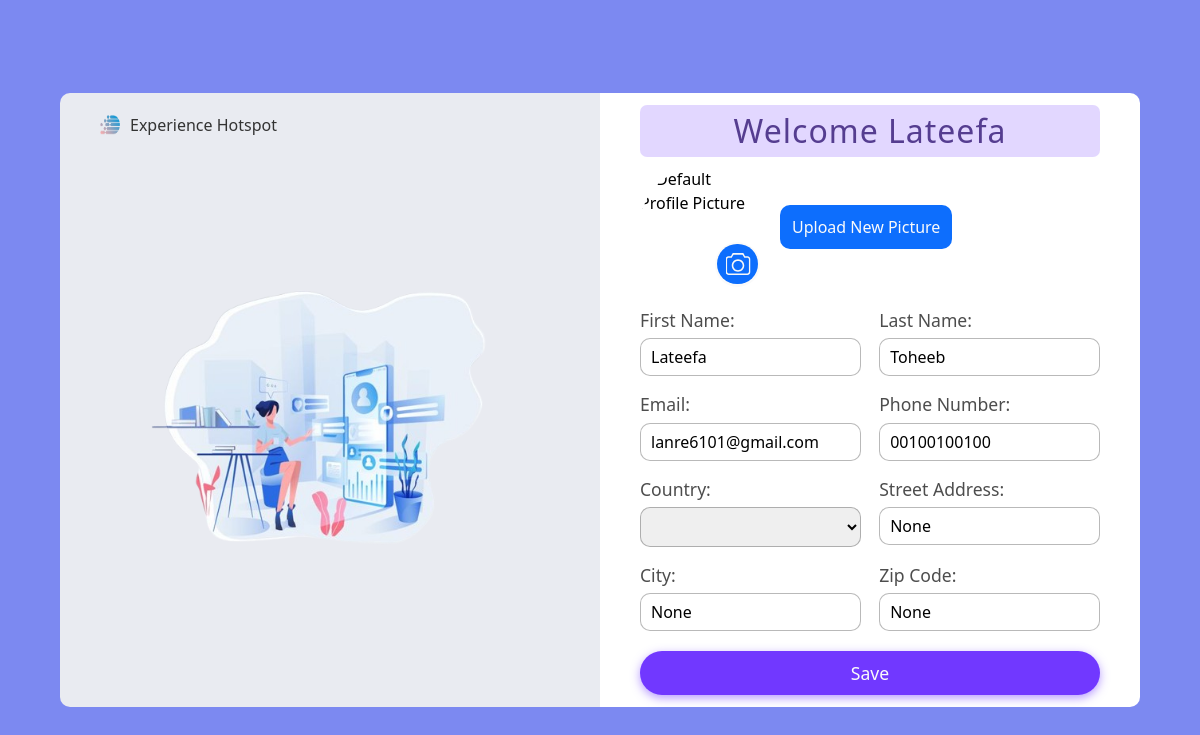
Page /profile (signed in) on the committed database.
### base/models.py (models this page shows, shortened)
class CustomUser(AbstractUser):
    phone_number = models.CharField(max_length=15, null=True, blank=True)
    business_name = models.CharField(max_length=255, null=True, blank=True)
    vendor_type = models.CharField(max_length=20, choices=[('individual', 'Individual'), ('small_business', 'Small Business'), ('organization', 'Organization')], null=True, blank=True)
    verification_code = models.CharField(max_length=6, blank=True, null=True)  # Store the verification code
    is_verified = models.BooleanField(default=False)
    is_agreed = models.BooleanField(default=False)
    is_vendor  = models.BooleanField(default=False)
    is_online = models.BooleanField(default=False)
    date_birth =models.DateField( null=True)
    role = models.CharField(max_length=10, choices=[('user', 'User'), ('vendor', 'Vendor')], default='user')

class Userprofile(models.Model):
   profile_picture = models.ImageField(upload_to='profile_pictures/', null=True, blank=True)
   user = models.OneToOneField(CustomUser, on_delete=models.CASCADE, related_name='userprofile')
   phone_number = models.CharField(max_length=15, null=True, blank=True)
   country = CountryField(blank_label='(select country)', null=True, blank=True)
   street_address = models.CharField(max_length=255, null=True, blank=True)
   city = models.CharField(max_length=255, null=True, blank=True)
   zipcode = models.CharField(max_length=255, null=True, blank=True)

### base/views.py (the view, shortened to what this page needs)
# urls.py: path('profile',views.userprofile,name="profile"),
def userprofile(request):
    userprofile = get_object_or_404(Userprofile, user=request.user)
    context = {
        'countries': countries,  # List of countries from django-countries
        'userprofile': userprofile,
    }
    return render(request, 'profile.html', context)

### base/templates/profile.html (shortened to what this page needs)
{% load static %}
<!DOCTYPE html>
<html lang="en">
<head>
    <link rel="stylesheet" href="{% static 'css/style.css' %}">
</head>
<body>
    <div class = "page">
        <div class = "form-page">
            <div class = "form-container wrapper flex-between">
                <div class="form-graphics-container flex-column">
                    <a href = "/" class="logo-container flex gp-10">
                        <img class = "logo-img" src="{% static 'img/booking-logo.png' %}" alt="logo for experience hotspot">
                        <span class = "logo-text">Experience Hotspot</span>
                    </a>
                    <div class = "graphics-wrapper">
                        <img src="{% static 'img/profile-graphics-removebg.png' %}" alt="" class="img-grpahics">
                    </div>
                </div>
                <div class="acct-form-wrapper ">
                    <h2 class = "profile-welcome-head">Welcome {{request.user.first_name}}</h2>
                    <div class="profile-pic-container flex gp-20">
                        <div class="profile-img-container">
                            {% if userprofile.profile_picture %}
                            <img src="{{userprofile.profile_picture.url}}" alt="" class="profile-picture-img">
                            {% else %}
                            <img src="{% static 'img/default-profile-picture.png' %}" alt="Default Profile Picture" class="profile-picture-img">
                        {% endif %}
                            <label for = "profile_picture" class="camera-icon flex-center">
                                <span class="camera-circle flex-center">
                                </span>
                            </label>
                        </div>
                        <label class="label-profile_picture" for="profile_picture">Upload New Picture</label>
                    </div>
                    <form class= "profile-form flex-column gp-15" method="POST" enctype="multipart/form-data">
                        <div class="input-side-container">
                            <div class="input-container">
                                <label class= "form-label" for="first_name">First Name:</label>
                                <input class= "form-input" type="text" id="first_name" name="first_name" value="{{ userprofile.user.first_name }}" required>
                            </div>
                            <div class="input-container">
                                <label class="form-label" for="last_name">Last Name:</label>
                                <input class="form-input" type="text" id="last_name" name="last_name" value="{{ userprofile.user.last_name }}" required>
                            </div>
                        </div>
                        <div class="input-side-container">
                            <div class="input-container">
                                <label class= "form-label" for="email">Email:</label>
                                <input class= "form-input" type="email" id="email" name="email" value="{{ userprofile.user.email }}" required>
                            </div>
                            <div class="input-container">
                                <label class= "form-label" for="phone_number">Phone Number:</label>
                                <input class= "form-input" type="tel" id="phone_number" name="phone_number" value="{{ userprofile.user.phone_number }}" required>
                            </div>
                        </div>
                        <div class="input-side-container">
                            <div class="input-container">
                                <label class= "form-label" for="country">Country:</label>
                                <select class = "select form-input" id="country" name="country">
                                </select>
                            </div>
                            <div class="input-container">
                                <label class= "form-label" for="street_address">Street Address:</label>
                                <input class= "form-input" type="text" id="street_address" name="street_address" value="{{ userprofile.street_address }}" required>
                            </div>
                        </div>
                        <div class="input-side-container">
                            <div class="input-container">
                                <label class="form-label" for="city">City:</label>
                                <input class="form-input" type="text" id="city" name="city" value="{{ userprofile.city }}" required>
                            </div>
                            <div class="input-container">
                                <label class = "form-label" for="zipcode">Zip Code:</label>
                                <input class = "form-input" type="text" id="zipcode" name="zipcode" value="{{ userprofile.zipcode }}" required>
                            </div>
                        </div>
                        <button class = "form-submit-btn" type="submit">Save</button>
                    </form>
                </div>
            </div>
        </div>
    </div>
</body>
</html>

### base/static/css/style.css (style rules this page uses)
* { box-sizing: border-box; }
:root { --font-family: system-ui, -apple-system, BlinkMacSystemFont, 'Segoe UI', Roboto, Oxygen, Ubuntu, Cantarell, 'Open Sans', 'Helvetica Neue', sans-serif; --bg-clr : #7c89f1; --logo-clr: #5172bb; --outline-clr : #a492de; --btn-clr : #7138ff; --variant-clr : #217ef7; --light-text-clr : hsl(0,0%,98%); --btn-trans : scale 1s ease; }
html { scroll-behavior: smooth; }
body { margin : 0; padding : 0; font-family: var(--font-family); line-height: 1.5; }
.wrapper { width : 90%; max-width : 1200px; margin-inline: auto; }
.flex { display: flex; align-items: center; }
.flex-center { display: flex; align-items: center; justify-content: center; }
.flex-between { display: flex; justify-content: space-between; }
.flex-column { display: flex; flex-direction: column; justify-content: center; }
.gp-10 { gap : 10px; }
.gp-15 { gap : 15px; }
.gp-20 { gap : 20px; }
button, input, select, textarea { border : none; font-family: var(--font-family); }
button { cursor: pointer; -webkit-tap-highlight-color: transparent; transition : scale 1s ease; }
h2,h3,h4,p { margin :5px 0; }
img { display: block; max-width: 100%; }
a { text-decoration: none; color : black; }
.page { min-height : 100vh; }
a.logo-container { text-decoration: none; color : black; }
.logo-img { width : 20px; height: 20px; }
.form-page { height : 100%; min-height : 100vh; display: grid; place-items: center; padding-block : 15px; background-color: var(--bg-clr); }
.form-container { border-radius: 10px; overflow: hidden; }
.logo-text { color : hsl(0,0%,20%); font-weight : 500; font-size: clamp(.75rem, 3.5vw, 1rem); }
.form-graphics-container { width : 50%; padding : 20px 40px; background-color: #ecedf1fa; }
.form-graphics-container.flex-column { justify-content: flex-start; }
.graphics-wrapper { flex: 1; display: flex; justify-content: center; align-items: center; }
.acct-form-wrapper { padding : 12px 40px; background-color: white; width : 50%; margin-inline: auto; min-height: 70vh; }
.input-side-container { display: flex; justify-content: space-between; }
.input-side-container > .input-container { width : 48%; }
.profile-welcome-head { font-size: 2rem; margin: 0; font-weight: 500; padding: 10px; line-height: 100%; color: #25096bbf; background-color: hsl(257.19deg 100% 60.98% / 20%); text-align: center; letter-spacing: 1px; border-radius: 7px; margin-bottom: 10px; }
.profile-pic-container { margin-bottom: 20px; }
.profile-img-container { position : relative; }
.camera-icon { width : 45px; height : 45px; position: absolute; bottom : 0; right : 0; background-color: hsl(0,0%,98%); border-radius: 50%; cursor: pointer; }
.camera-circle { background-color: #0d6efd; width: 90%; height: 90%; border-radius: inherit; position: relative; }
.camera-icon::after { content : url("../img/camera-icon.svg"); position: absolute; top : 50%; left : 50%; transform: translate(-50%, -50%); width: 25px; height: 25px; }
.label-profile_picture { min-width: fit-content; padding: 10px 12px; background-color: #0d6efd; border-radius: 10px; color: hsl(0, 0%, 98%); cursor: pointer; font-size: clamp(.85rem, 2.5vw, 1rem); transition: background-color .3s ease; }
.input-container { display: flex; flex-direction: column; gap : 4px; }
.profile-form .input-container { gap : 5px; }
.profile-picture-img { width: 120px; height: 120px; object-fit: cover; border-radius: 50%; }
.form-label { font-weight: 500; color : hsl(0,0%,30%); font-size: 1.1rem; width : fit-content; margin-bottom: 0px; }
.form-input { display: block; border: 1px solid hsla(0, 0%, 10%, 0.3); border-radius: 10px; padding : 7px 10px; font-size: 1rem; width : 100%; }
.form-submit-btn { padding: 10px ; border-radius: 40px; background-color: var(--btn-clr); color: hsl(0,0%,98%); font-size: 1.1rem; box-shadow: 0px 3px 10px hsla(257, 100%, 61%, 0.5); margin-top: 5px; }

### rows in the picture
CustomUser: user.first_name "Lateefa"
Userprofile: first_name "Lateefa", last_name "Toheeb", email "lanre6101@gmail.com", phone_number "00100100100", street_address "None", city "None", zipcode "None"
